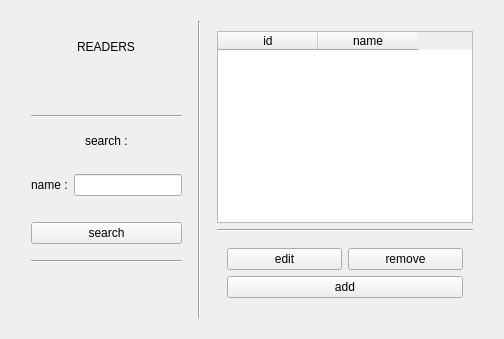
      <widget class="QWidget" name="books">
       <attribute name="title">
        <string>readers</string>
       </attribute>
       <layout class="QHBoxLayout" name="horizontalLayout_4">
        <item>
         <layout class="QHBoxLayout" name="horizontalLayout_3">
          <property name="leftMargin">
           <number>10</number>
          </property>
          <property name="topMargin">
           <number>10</number>
          </property>
          <property name="rightMargin">
           <number>10</number>
          </property>
          <property name="bottomMargin">
           <number>10</number>
          </property>
          <item>
           <layout class="QVBoxLayout" name="verticalLayout">
            <property name="leftMargin">
             <number>10</number>
            </property>
            <property name="topMargin">
             <number>10</number>
            </property>
            <property name="rightMargin">
             <number>10</number>
            </property>
            <property name="bottomMargin">
             <number>10</number>
            </property>
            <item alignment="Qt::AlignmentFlag::AlignHCenter">
             <widget class="QWidget" name="verticalWidget_3" native="true">
              <layout class="QVBoxLayout" name="verticalLayout_3">
               <property name="leftMargin">
                <number>10</number>
               </property>
               <property name="rightMargin">
                <number>10</number>
               </property>
               <item>
                <widget class="QLabel" name="label">
                 <property name="text">
                  <string>READERS</string>
                 </property>
                </widget>
               </item>
              </layout>
             </widget>
            </item>
            <item>
             <spacer name="verticalSpacer">
              <property name="orientation">
               <enum>Qt::Orientation::Vertical</enum>
              </property>
              <property name="sizeHint" stdset="0">
               <size>
                <width>20</width>
                <height>40</height>
               </size>
              </property>
             </spacer>
            </item>
            <item>
             <widget class="Line" name="line_4">
              <property name="orientation">
               <enum>Qt::Orientation::Horizontal</enum>
              </property>
             </widget>
            </item>
            <item alignment="Qt::AlignmentFlag::AlignHCenter">
             <widget class="QWidget" name="verticalWidget_4" native="true">
              <layout class="QVBoxLayout" name="verticalLayout_4">
               <property name="leftMargin">
                <number>10</number>
               </property>
               <property name="topMargin">
                <number>10</number>
               </property>
               <property name="rightMargin">
                <number>10</number>
               </property>
               <property name="bottomMargin">
                <number>10</number>
               </property>
               <item>
                <widget class="QLabel" name="label_2">
                 <property name="text">
                  <string>search :</string>
                 </property>
                </widget>
               </item>
              </layout>
             </widget>
            </item>
            <item>
             <layout class="QFormLayout" name="formLayout">
              <property name="topMargin">
               <number>10</number>
              </property>
              <property name="bottomMargin">
               <number>10</number>
              </property>
              <item row="0" column="0">
               <widget class="QLabel" name="label_3">
                <property name="text">
                 <string>name :</string>
                </property>
               </widget>
              </item>
              <item row="0" column="1">
               <widget class="QLineEdit" name="user_search_edit"/>
              </item>
             </layout>
            </item>
            <item>
             <layout class="QVBoxLayout" name="verticalLayout_5">
              <property name="topMargin">
               <number>10</number>
              </property>
              <property name="bottomMargin">
               <number>10</number>
              </property>
              <item>
               <widget class="QPushButton" name="user_search_btn">
                <property name="text">
                 <string>search</string>
                </property>
               </widget>
              </item>
             </layout>
            </item>
            <item>
             <widget class="Line" name="line_3">
              <property name="orientation">
               <enum>Qt::Orientation::Horizontal</enum>
              </property>
             </widget>
            </item>
            <item>
             <spacer name="verticalSpacer_2">
              <property name="orientation">
               <enum>Qt::Orientation::Vertical</enum>
              </property>
              <property name="sizeHint" stdset="0">
               <size>
                <width>20</width>
                <height>40</height>
               </size>
              </property>
             </spacer>
            </item>
           </layout>
          </item>
          <item>
           <widget class="Line" name="line_2">
            <property name="orientation">
             <enum>Qt::Orientation::Vertical</enum>
            </property>
           </widget>
          </item>
          <item>
           <layout class="QVBoxLayout" name="verticalLayout_2">
            <property name="leftMargin">
             <number>10</number>
            </property>
            <property name="topMargin">
             <number>10</number>
            </property>
            <property name="rightMargin">
             <number>10</number>
            </property>
            <property name="bottomMargin">
             <number>10</number>
            </property>
            <item>
             <widget class="QTableWidget" name="reader_table">
              <property name="sortingEnabled">
               <bool>true</bool>
              </property>
              <column>
               <property name="text">
                <string>id</string>
               </property>
              </column>
              <column>
               <property name="text">
                <string>name</string>
               </property>
              </column>
             </widget>
            </item>
            <item>
             <widget class="Line" name="line_5">
              <property name="orientation">
               <enum>Qt::Orientation::Horizontal</enum>
              </property>
             </widget>
            </item>
            <item>
             <layout class="QGridLayout" name="gridLayout">
              <property name="leftMargin">
               <number>10</number>
              </property>
              <property name="topMargin">
               <number>10</number>
              </property>
              <property name="rightMargin">
               <number>10</number>
              </property>
              <property name="bottomMargin">
               <number>10</number>
              </property>
              <item row="0" column="0">
               <widget class="QPushButton" name="reader_table_edit_btn">
                <property name="text">
                 <string>edit</string>
                </property>
               </widget>
              </item>
              <item row="0" column="1">
               <widget class="QPushButton" name="reader_table_remove_btn">
                <property name="text">
                 <string>remove</string>
                </property>
               </widget>
              </item>
              <item row="1" column="0" colspan="2">
               <widget class="QPushButton" name="reader_table_add">
                <property name="text">
                 <string>add</string>
                </property>
               </widget>
              </item>
             </layout>
            </item>
           </layout>
          </item>
         </layout>
        </item>
       </layout>
      </widget>
